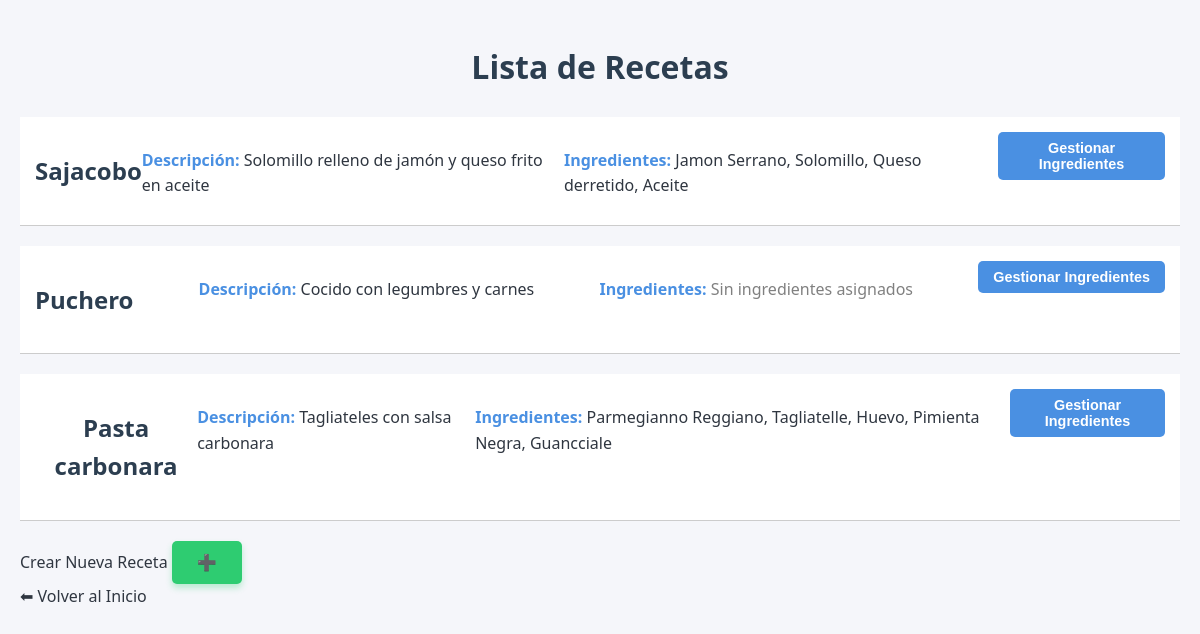
Before: /ver_recetas/ with the older database file.
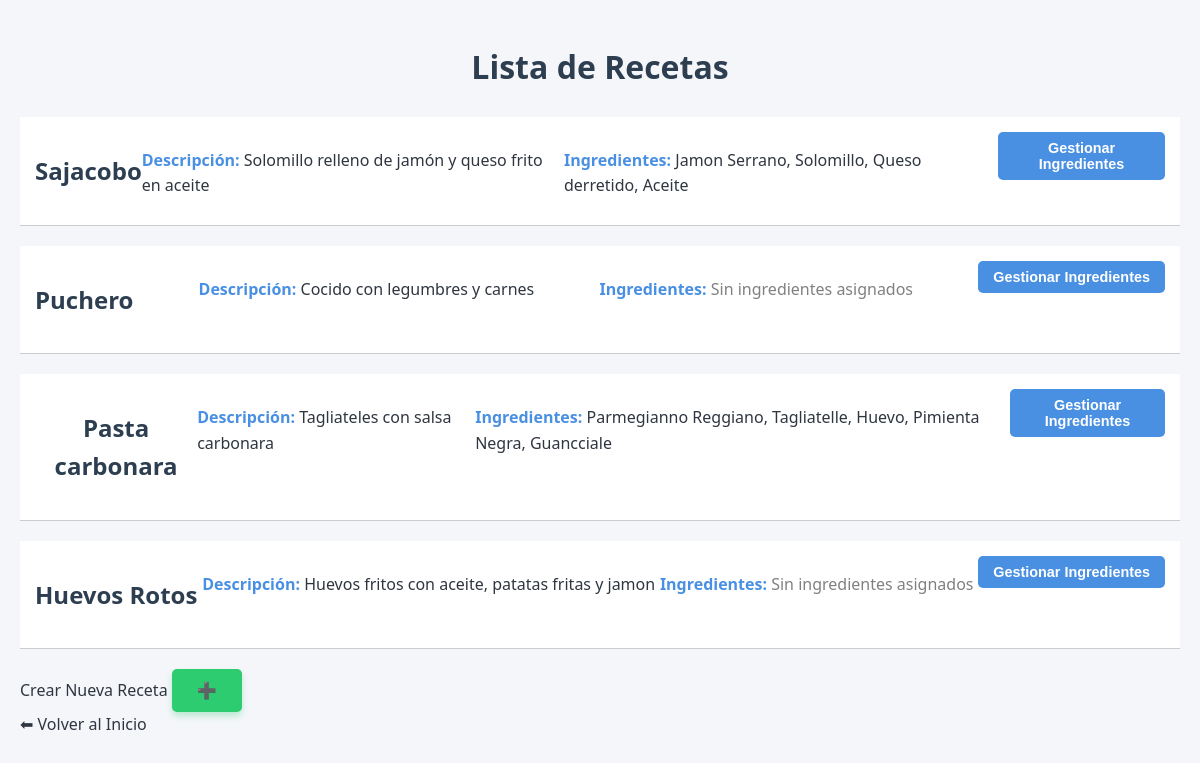
After: the same page with the newer database file.
### recetasApp/models.py (models this page shows, shortened)
class Recetas(models.Model):
    nombre=models.CharField(max_length=100)
    descripcion=models.CharField(max_length=500)
    ingredientes=models.ManyToManyField(Ingrediente,related_name='Ingredientes',through='IngredienteReceta')

class Ingrediente(models.Model):
    nombre=models.CharField(max_length=100)
    categoria=models.ForeignKey(CategoriaIngrediente, on_delete=models.CASCADE)
    lactosa=models.ForeignKey(Lactosa, on_delete=models.CASCADE,default=False)
    cantidad=models.ForeignKey(Cantidad, on_delete=models.CASCADE)

### recetasApp/views.py (the view)
# urls.py: path('ver_recetas/', views.ver_recetas, name='ver_recetas'),
def ver_recetas(request):
    recetas=Recetas.objects.all()
    return render(request, 'recetasApp/ver_recetas.html', {'recetas': recetas})

### recetasApp/templates/recetasApp/ver_recetas.html
{% extends "recetasApp/base.html" %}
{% block content %}
    <h1>Lista de Recetas</h1>
    <ul>
        {% for receta in recetas %}
            <li style="margin-bottom: 20px; border-bottom: 1px solid #ccc; padding-bottom: 10px;">
                <h2>{{ receta.nombre }}</h2>
                <p><strong>Descripción:</strong> {{ receta.descripcion }}</p>
                <p><strong>Ingredientes:</strong>
                    {% for ingrediente in receta.ingredientes.all %}
                        {{ ingrediente.nombre }}{% if not forloop.last %}, {% endif %}
                    {% empty %}
                        <span style="color: gray;">Sin ingredientes asignados</span>
                    {% endfor %}
                </p>
                <a href="{% url 'receta_descripcion' pk=receta.pk %}">
                    <button>Gestionar Ingredientes</button>
                </a>
            </li>
        {% endfor %}
    </ul>
    <a href="{% url 'crear_receta' %}">Crear Nueva Receta
        <button>➕</button>
    </a>
    <br>
    <a href="{% url 'inicio' %}">⬅ Volver al Inicio</a>
{% endblock %}

Changed rows visible on the page:
added Recetas: nombre "Huevos Rotos", descripcion "Huevos fritos con aceite, patatas fritas y jamon"
